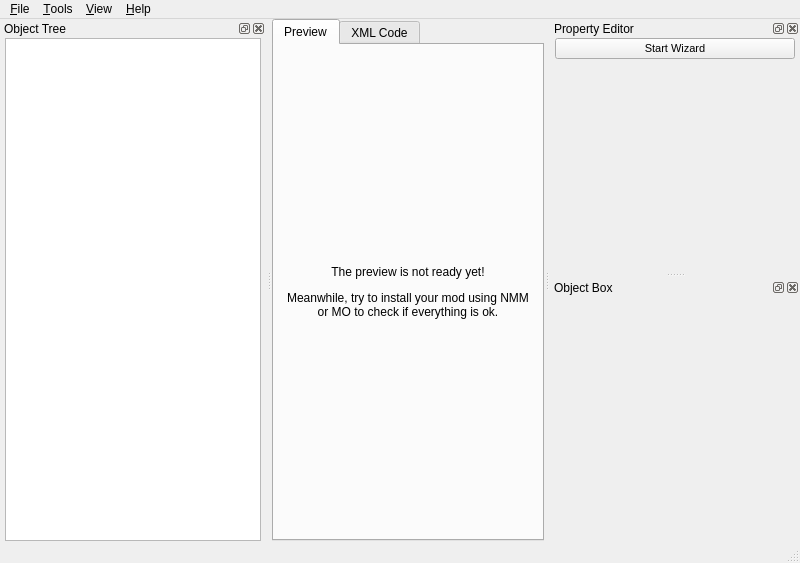
<?xml version="1.0" encoding="UTF-8"?>
<ui version="4.0">
 <class>MainWindow</class>
 <widget class="QMainWindow" name="MainWindow">
  <property name="geometry">
   <rect>
    <x>0</x>
    <y>0</y>
    <width>800</width>
    <height>563</height>
   </rect>
  </property>
  <property name="windowTitle">
   <string>FOMOD Designer</string>
  </property>
  <widget class="QWidget" name="centralwidget">
   <layout class="QHBoxLayout" name="horizontalLayout_3">
    <property name="leftMargin">
     <number>0</number>
    </property>
    <property name="topMargin">
     <number>0</number>
    </property>
    <property name="rightMargin">
     <number>0</number>
    </property>
    <property name="bottomMargin">
     <number>0</number>
    </property>
    <item>
     <widget class="QSplitter" name="splitter">
      <property name="orientation">
       <enum>Qt::Horizontal</enum>
      </property>
      <property name="opaqueResize">
       <bool>true</bool>
      </property>
      <widget class="QTabWidget" name="tabWidget">
       <property name="currentIndex">
        <number>0</number>
       </property>
       <widget class="QWidget" name="tabWidgetPage1">
        <attribute name="title">
         <string>Preview</string>
        </attribute>
        <layout class="QHBoxLayout" name="horizontalLayout_4">
         <item>
          <widget class="QLabel" name="preview_label">
           <property name="text">
            <string>&lt;html&gt;&lt;head/&gt;&lt;body&gt;&lt;p&gt;The preview is not ready yet!&lt;/p&gt;&lt;p&gt;Meanwhile, try to install your mod using NMM or MO to check if everything is ok.&lt;/p&gt;&lt;/body&gt;&lt;/html&gt;</string>
           </property>
           <property name="alignment">
            <set>Qt::AlignCenter</set>
           </property>
           <property name="wordWrap">
            <bool>true</bool>
           </property>
          </widget>
         </item>
        </layout>
       </widget>
       <widget class="QWidget" name="tabWidgetPage2">
        <attribute name="title">
         <string>XML Code</string>
        </attribute>
        <layout class="QVBoxLayout" name="verticalLayout">
         <item>
          <widget class="QLabel" name="label">
           <property name="lineWidth">
            <number>1</number>
           </property>
           <property name="text">
            <string>Generated XML Code</string>
           </property>
           <property name="alignment">
            <set>Qt::AlignCenter</set>
           </property>
          </widget>
         </item>
         <item>
          <widget class="QTextBrowser" name="xml_code_browser">
           <property name="horizontalScrollBarPolicy">
            <enum>Qt::ScrollBarAsNeeded</enum>
           </property>
           <property name="lineWrapMode">
            <enum>QTextEdit::NoWrap</enum>
           </property>
           <property name="placeholderText">
            <string>Click a node to see the generated XML code here.</string>
           </property>
          </widget>
         </item>
        </layout>
       </widget>
      </widget>
     </widget>
    </item>
   </layout>
  </widget>
  <widget class="QStatusBar" name="statusbar"/>
  <widget class="QDockWidget" name="property_editor">
   <property name="minimumSize">
    <size>
     <width>250</width>
     <height>59</height>
    </size>
   </property>
   <property name="statusTip">
    <string>A list of all the properties and the means to edit them.</string>
   </property>
   <property name="allowedAreas">
    <set>Qt::LeftDockWidgetArea|Qt::RightDockWidgetArea</set>
   </property>
   <property name="windowTitle">
    <string>Property Editor</string>
   </property>
   <attribute name="dockWidgetArea">
    <number>2</number>
   </attribute>
   <widget class="QWidget" name="dockWidgetContents">
    <layout class="QVBoxLayout" name="editor_layout">
     <property name="leftMargin">
      <number>5</number>
     </property>
     <property name="topMargin">
      <number>0</number>
     </property>
     <property name="rightMargin">
      <number>5</number>
     </property>
     <property name="bottomMargin">
      <number>0</number>
     </property>
     <item>
      <layout class="QFormLayout" name="formLayout"/>
     </item>
     <item>
      <widget class="QPushButton" name="wizard_button">
       <property name="enabled">
        <bool>true</bool>
       </property>
       <property name="sizePolicy">
        <sizepolicy hsizetype="Minimum" vsizetype="Fixed">
         <horstretch>0</horstretch>
         <verstretch>0</verstretch>
        </sizepolicy>
       </property>
       <property name="font">
        <font>
         <pointsize>8</pointsize>
        </font>
       </property>
       <property name="text">
        <string>Start Wizard</string>
       </property>
       <property name="checkable">
        <bool>false</bool>
       </property>
       <property name="flat">
        <bool>false</bool>
       </property>
      </widget>
     </item>
     <item>
      <spacer name="verticalSpacer">
       <property name="orientation">
        <enum>Qt::Vertical</enum>
       </property>
       <property name="sizeHint" stdset="0">
        <size>
         <width>20</width>
         <height>40</height>
        </size>
       </property>
      </spacer>
     </item>
    </layout>
   </widget>
  </widget>
  <widget class="QDockWidget" name="object_tree">
   <property name="enabled">
    <bool>true</bool>
   </property>
   <property name="minimumSize">
    <size>
     <width>250</width>
     <height>93</height>
    </size>
   </property>
   <property name="statusTip">
    <string>The tree containing all the existing nodes.</string>
   </property>
   <property name="floating">
    <bool>false</bool>
   </property>
   <property name="features">
    <set>QDockWidget::AllDockWidgetFeatures</set>
   </property>
   <property name="allowedAreas">
    <set>Qt::LeftDockWidgetArea|Qt::RightDockWidgetArea</set>
   </property>
   <property name="windowTitle">
    <string>Object Tree</string>
   </property>
   <attribute name="dockWidgetArea">
    <number>1</number>
   </attribute>
   <widget class="QWidget" name="dockWidgetContents_2">
    <layout class="QHBoxLayout" name="horizontalLayout">
     <property name="leftMargin">
      <number>5</number>
     </property>
     <property name="topMargin">
      <number>0</number>
     </property>
     <property name="rightMargin">
      <number>5</number>
     </property>
     <property name="bottomMargin">
      <number>0</number>
     </property>
     <item>
      <widget class="QTreeView" name="object_tree_view">
       <property name="enabled">
        <bool>true</bool>
       </property>
       <property name="sizePolicy">
        <sizepolicy hsizetype="Expanding" vsizetype="Expanding">
         <horstretch>3</horstretch>
         <verstretch>1</verstretch>
        </sizepolicy>
       </property>
       <property name="minimumSize">
        <size>
         <width>151</width>
         <height>0</height>
        </size>
       </property>
      </widget>
     </item>
    </layout>
   </widget>
  </widget>
  <widget class="QDockWidget" name="object_box">
   <property name="minimumSize">
    <size>
     <width>250</width>
     <height>83</height>
    </size>
   </property>
   <property name="statusTip">
    <string>A list with the possible nodes to add.</string>
   </property>
   <property name="allowedAreas">
    <set>Qt::LeftDockWidgetArea|Qt::RightDockWidgetArea</set>
   </property>
   <property name="windowTitle">
    <string>Object Box</string>
   </property>
   <attribute name="dockWidgetArea">
    <number>2</number>
   </attribute>
   <widget class="QWidget" name="dockWidgetContents_3">
    <layout class="QVBoxLayout" name="layout_box">
     <property name="spacing">
      <number>3</number>
     </property>
     <property name="leftMargin">
      <number>3</number>
     </property>
     <property name="topMargin">
      <number>3</number>
     </property>
     <property name="rightMargin">
      <number>3</number>
     </property>
     <property name="bottomMargin">
      <number>3</number>
     </property>
     <item>
      <spacer name="verticalSpacer_2">
       <property name="orientation">
        <enum>Qt::Vertical</enum>
       </property>
       <property name="sizeHint" stdset="0">
        <size>
         <width>20</width>
         <height>40</height>
        </size>
       </property>
      </spacer>
     </item>
    </layout>
   </widget>
  </widget>
  <widget class="QMenuBar" name="menuBar">
   <property name="geometry">
    <rect>
     <x>0</x>
     <y>0</y>
     <width>800</width>
     <height>21</height>
    </rect>
   </property>
   <widget class="QMenu" name="menu_File">
    <property name="title">
     <string>&amp;File</string>
    </property>
    <widget class="QMenu" name="menu_Recent_Files">
     <property name="statusTip">
      <string>Your recent files in an easy-to-open list.</string>
     </property>
     <property name="title">
      <string>&amp;Recent Files</string>
     </property>
     <addaction name="actionClear"/>
    </widget>
    <addaction name="action_Open"/>
    <addaction name="action_Save"/>
    <addaction name="menu_Recent_Files"/>
    <addaction name="separator"/>
    <addaction name="actionO_ptions"/>
   </widget>
   <widget class="QMenu" name="menu_Tools">
    <property name="title">
     <string>&amp;Tools</string>
    </property>
    <addaction name="action_Refresh"/>
    <addaction name="action_Delete"/>
   </widget>
   <widget class="QMenu" name="menu_View">
    <property name="title">
     <string>&amp;View</string>
    </property>
    <addaction name="action_Object_Tree"/>
    <addaction name="action_Property_Editor"/>
    <addaction name="actionObject_Box"/>
   </widget>
   <widget class="QMenu" name="menu_Help">
    <property name="title">
     <string>&amp;Help</string>
    </property>
    <addaction name="action_About"/>
    <addaction name="actionHe_lp"/>
   </widget>
   <addaction name="menu_File"/>
   <addaction name="menu_Tools"/>
   <addaction name="menu_View"/>
   <addaction name="menu_Help"/>
  </widget>
  <action name="action_Open">
   <property name="enabled">
    <bool>true</bool>
   </property>
   <property name="icon">
    <iconset>
     <normaloff>../logos/logo_open_file.png</normaloff>../logos/logo_open_file.png</iconset>
   </property>
   <property name="text">
    <string>&amp;New/&amp;Open</string>
   </property>
   <property name="toolTip">
    <string>New/Open</string>
   </property>
   <property name="statusTip">
    <string>Select a folder to open or create an installer there.</string>
   </property>
   <property name="shortcut">
    <string>Ctrl+O</string>
   </property>
   <property name="shortcutContext">
    <enum>Qt::WindowShortcut</enum>
   </property>
   <property name="autoRepeat">
    <bool>true</bool>
   </property>
  </action>
  <action name="action_Save">
   <property name="icon">
    <iconset>
     <normaloff>../logos/logo_floppy_disk.png</normaloff>../logos/logo_floppy_disk.png</iconset>
   </property>
   <property name="text">
    <string>&amp;Save</string>
   </property>
   <property name="statusTip">
    <string>Save the current installer.</string>
   </property>
   <property name="shortcut">
    <string>Ctrl+S</string>
   </property>
   <property name="shortcutContext">
    <enum>Qt::WindowShortcut</enum>
   </property>
  </action>
  <action name="actionO_ptions">
   <property name="icon">
    <iconset>
     <normaloff>../logos/logo_gear.png</normaloff>../logos/logo_gear.png</iconset>
   </property>
   <property name="text">
    <string>O&amp;ptions</string>
   </property>
   <property name="iconText">
    <string>Settings</string>
   </property>
   <property name="toolTip">
    <string>Settings</string>
   </property>
   <property name="statusTip">
    <string>Open up the settings menu</string>
   </property>
   <property name="shortcut">
    <string>Ctrl+P</string>
   </property>
   <property name="shortcutContext">
    <enum>Qt::WindowShortcut</enum>
   </property>
  </action>
  <action name="action_Refresh">
   <property name="icon">
    <iconset>
     <normaloff>../logos/logo_refresh.png</normaloff>../logos/logo_refresh.png</iconset>
   </property>
   <property name="text">
    <string>&amp;Refresh</string>
   </property>
   <property name="statusTip">
    <string>Refresh the previews.</string>
   </property>
   <property name="shortcut">
    <string>Ctrl+R</string>
   </property>
   <property name="shortcutContext">
    <enum>Qt::WindowShortcut</enum>
   </property>
  </action>
  <action name="action_Delete">
   <property name="icon">
    <iconset>
     <normaloff>../logos/logo_cross.png</normaloff>../logos/logo_cross.png</iconset>
   </property>
   <property name="text">
    <string>&amp;Delete</string>
   </property>
   <property name="statusTip">
    <string>Delete the currently selected node.</string>
   </property>
   <property name="shortcut">
    <string>Ctrl+D</string>
   </property>
   <property name="shortcutContext">
    <enum>Qt::WindowShortcut</enum>
   </property>
  </action>
  <action name="action_About">
   <property name="enabled">
    <bool>true</bool>
   </property>
   <property name="icon">
    <iconset>
     <normaloff>../logos/logo_notepad.png</normaloff>../logos/logo_notepad.png</iconset>
   </property>
   <property name="text">
    <string>&amp;About</string>
   </property>
   <property name="iconText">
    <string>About</string>
   </property>
   <property name="toolTip">
    <string>About</string>
   </property>
   <property name="statusTip">
    <string>Who made this and license details.</string>
   </property>
   <property name="shortcut">
    <string>Ctrl+A</string>
   </property>
   <property name="shortcutContext">
    <enum>Qt::WindowShortcut</enum>
   </property>
  </action>
  <action name="actionHe_lp">
   <property name="icon">
    <iconset>
     <normaloff>../logos/logo_info.png</normaloff>../logos/logo_info.png</iconset>
   </property>
   <property name="text">
    <string>He&amp;lp</string>
   </property>
   <property name="statusTip">
    <string>Haaaaaalp!</string>
   </property>
   <property name="shortcut">
    <string>Ctrl+H</string>
   </property>
   <property name="shortcutContext">
    <enum>Qt::WindowShortcut</enum>
   </property>
  </action>
  <action name="action_Object_Tree">
   <property name="checkable">
    <bool>true</bool>
   </property>
   <property name="checked">
    <bool>true</bool>
   </property>
   <property name="text">
    <string>Object &amp;Tree</string>
   </property>
   <property name="statusTip">
    <string>Toggle the visibility of the Object Tree.</string>
   </property>
  </action>
  <action name="action_Property_Editor">
   <property name="checkable">
    <bool>true</bool>
   </property>
   <property name="checked">
    <bool>true</bool>
   </property>
   <property name="text">
    <string>&amp;Property Editor</string>
   </property>
   <property name="statusTip">
    <string>Toggle the visibility of the Property Editor.</string>
   </property>
  </action>
  <action name="actionObject_Box">
   <property name="checkable">
    <bool>true</bool>
   </property>
   <property name="checked">
    <bool>true</bool>
   </property>
   <property name="text">
    <string>Object &amp;Box</string>
   </property>
   <property name="statusTip">
    <string>Toggle the visibility of the Object Box.</string>
   </property>
  </action>
  <action name="action">
   <property name="text">
    <string>1</string>
   </property>
  </action>
  <action name="actionClear">
   <property name="text">
    <string>Clear</string>
   </property>
   <property name="statusTip">
    <string>Clear all the recent files.</string>
   </property>
  </action>
 </widget>
 <resources/>
 <connections/>
</ui>
